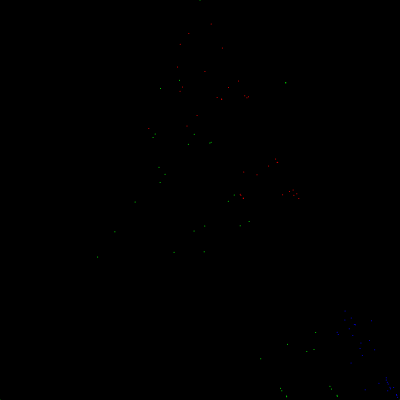
Frame 1 (no input)
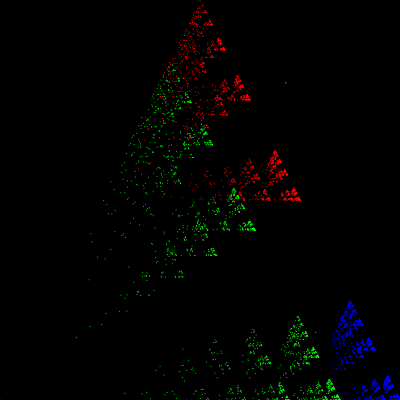
Frame 60 (no input)
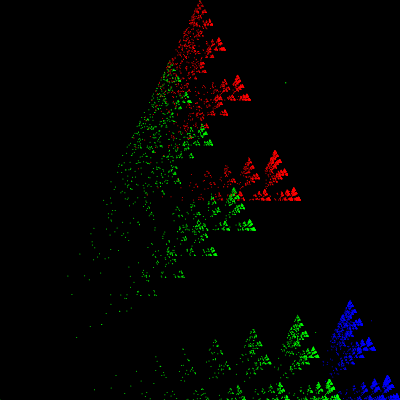
Frame 120 (the mouse pressed at the canvas centre since frame 60)

The p5.js sketch that drew these frames (run headless with seeded random() and noise() and a simulated clock; from frame 60 on, the mouse is pressed at the canvas centre):

// p5.js sketch
// ── sketch.js
let a, b, c, target;

//three different line segment lengths
//for the three different seed points

let perc = 0.50;   //red  
let perc1 = 0.15;  // green
let perc2 = 0.75;  //  blue



function setup() {
  createCanvas(400, 400);
  background(0);
  a = createVector(width / 2, 0);
  b = createVector(0, height);
  c = createVector(width, height);
  target = createVector(random(width), random(height));
  stroke(0, 255, 0);
  strokeWeight(1);
  point(a.x, a.y);
  point(b.x, b.y);
  point(c.x, c.y);
  point(target.x, target.y);

}

function draw() {
  for (let i = 0; i < 100; i++) {

    point(target.x, target.y);

    let r = floor(random(3));
    if (r == 0) {
      stroke(255, 0, 0);
      target.x = lerp(target.x, a.x, perc);
      target.y = lerp(target.y, a.y, perc);


    } else if (r == 1) {
      stroke(0, 255, 0);
      target.x = lerp(target.x, b.x, perc1);
      target.y = lerp(target.y, b.y, perc1);


    } else if (r == 2) {
      stroke(0, 0,255);
      target.x = lerp(target.x, c.x, perc2);
      target.y = lerp(target.y, c.y, perc2);


    }
  }
}
